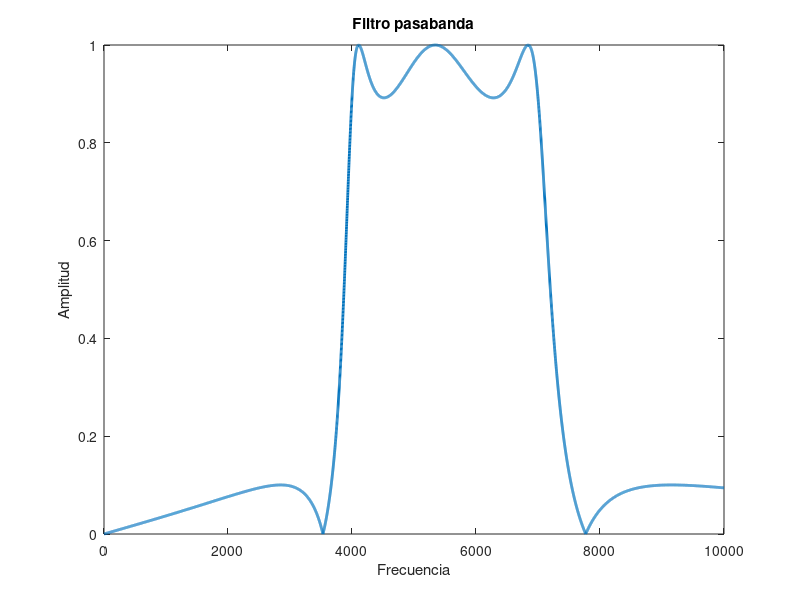

Write MATLAB code to recreate this figure.
%Filtro pasabanda
clc, clear all
fsim=40000;
Rp=1;
Rs=20;
Wp=(2.*[4000 7000])/fsim;   %Frecuencias de paso
Ws=(2.*[3000 8000])/fsim;   %Frecuencias de corte
%Eliptico
[N, Wn]=ellipord(Wp,Ws,Rp,Rs);
[b, a]=ellip(N,Rp,Rs,Wn);
%>>>>>>>>------------<<<<<<<
f=0:1:10000;
H=freqz(b,a,f,fsim);
%Grafica
plot(f,abs(H),'linewidth',2);
title('Filtro pasabanda');
xlabel('Frecuencia');
ylabel('Amplitud');